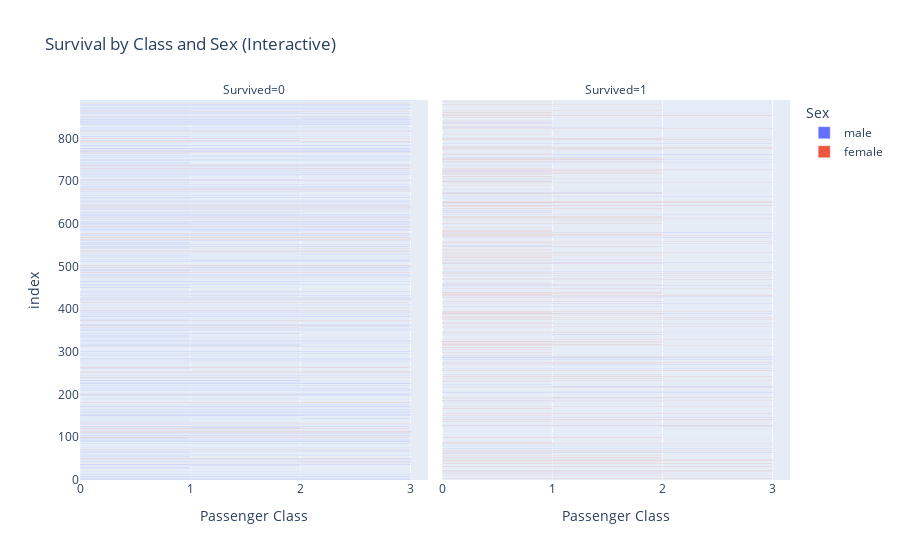
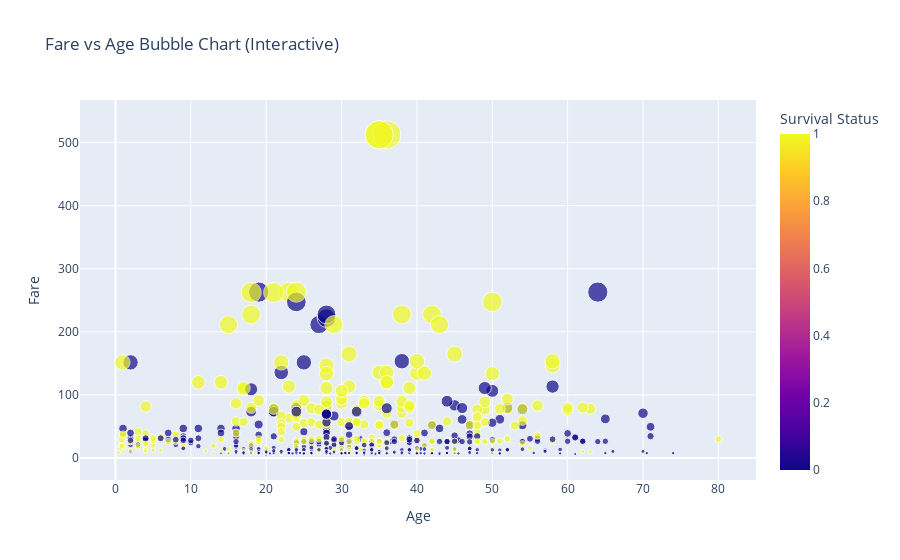
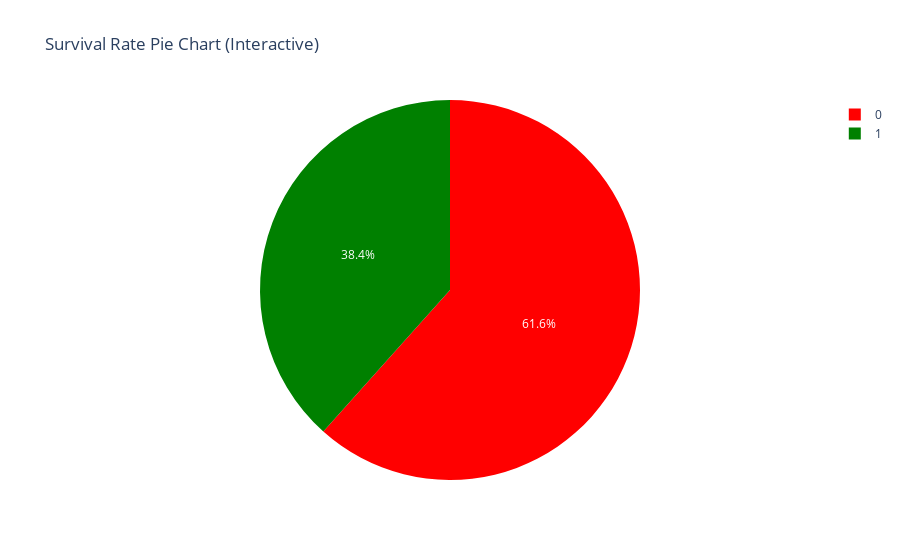
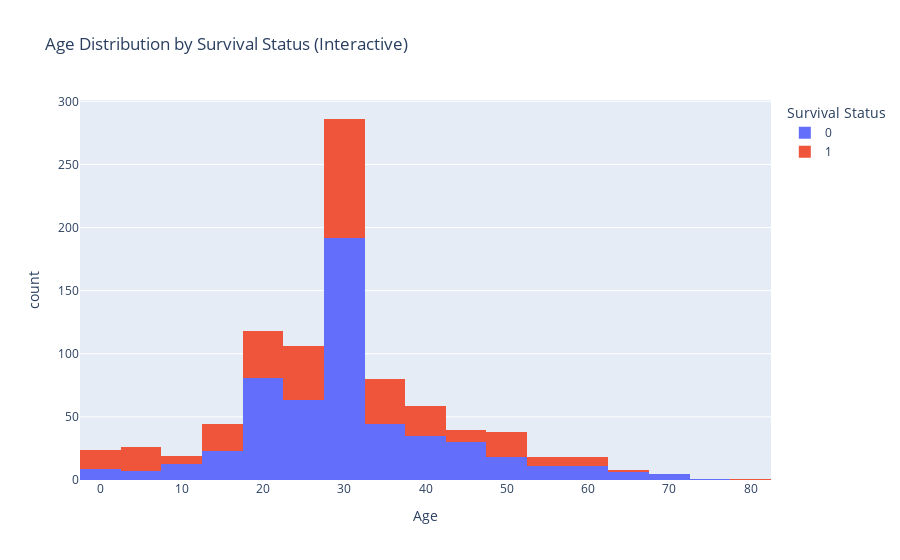

Notebook source saved alongside these figures, in order:
### Code cell
# Install Plotly if not already installed
# !pip install plotly

import plotly.express as px
import plotly.graph_objects as go

# 1. Interactive Survival by Class and Sex
fig1 = px.bar(
    df, 
    x="Pclass", 
    color="Sex", 
    barmode="group",
    facet_col="Survived",
    title="Survival by Class and Sex (Interactive)",
    labels={"Pclass": "Passenger Class", "count": "Number of Passengers"}
)
fig1.show()

# 2. Interactive Fare vs Age Bubble Chart
fig2 = px.scatter(
    df, 
    x="Age", 
    y="Fare", 
    size="Fare", 
    color="Survived",
    hover_name="Name",
    title="Fare vs Age Bubble Chart (Interactive)",
    labels={"Survived": "Survival Status"}
)
fig2.show()

# 3. Interactive Pie Chart for Survival Rate
survival_counts = df['Survived'].value_counts().reset_index()
survival_counts.columns = ['Survived', 'Count']
fig3 = px.pie(
    survival_counts, 
    names="Survived", 
    values="Count",
    title="Survival Rate Pie Chart (Interactive)",
    color="Survived",
    color_discrete_map={0: "red", 1: "green"}
)
fig3.show()

# 4. Interactive Histogram of Age
fig4 = px.histogram(
    df, 
    x="Age", 
    nbins=20, 
    color="Survived",
    title="Age Distribution by Survival Status (Interactive)",
    labels={"Survived": "Survival Status"}
)
fig4.show()

# 5. Interactive Grouped Analysis - Family Size
df['FamilySize'] = df['SibSp'] + df['Parch'] + 1
fig5 = px.histogram(
    df,
    x="FamilySize",
    color="Survived",
    barmode="group",
    title="Survival by Family Size (Interactive)"
)
fig5.show()

### Figure 1 — Plotly figure (JSON) as saved in the notebook; plotly's stock layout.template omitted (floating-point values rounded to 4 significant figures; data arrays with more than 128 entries replaced by an {"elided": "..."} marker saying what was removed)
{"data": [{"alignmentgroup": "True", "hovertemplate": "Sex=male<br>Survived=0<br>Passenger Class=%{x}<br>index=%{y}<extra></extra>", "legendgroup": "male", "marker": {"color": "#636efa", "pattern": {"shape": ""}}, "name": "male", "offsetgroup": "male", "orientation": "h", "showlegend": true, "textposition": "auto", "type": "bar", "x": {"elided": "468 int values"}, "xaxis": "x", "y": {"elided": "468 int values"}, "yaxis": "y"}, {"alignmentgroup": "True", "hovertemplate": "Sex=male<br>Survived=1<br>Passenger Class=%{x}<br>index=%{y}<extra></extra>", "legendgroup": "male", "marker": {"color": "#636efa", "pattern": {"shape": ""}}, "name": "male", "offsetgroup": "male", "orientation": "h", "showlegend": false, "textposition": "auto", "type": "bar", "x": [2, 2, 1, 3, 1, 3, 3, 2, 3, 1, 3, 3, 3, 3, 3, 2, 1, 2, 3, 3, 1, 3, 1, 2, 1, 3, 3, 3, 3, 3, 2, 1, 3, 1, 3, 2, 3, 1, 1, 3, 3, 2, 3, 3, 1, 3, 1, 1, 1, 1, 3, 1, 1, 3, 1, 3, 3, 1, 2, 2, 2, 1, 3, 3, 2, 1, 3, 1, 1, 1, 1, 1, 3, 1, 1, 3, 1, 1, 1, 3, 2, 1, 1, 1, 3, 1, 1, 3, 1, 1, 1, 1, 3, 3, 2, 3, 3, 1, 3, 3, 3, 2, 3, 2, 3, 1, 1, 3, 1], "xaxis": "x2", "y": [17, 21, 23, 36, 55, 65, 74, 78, 81, 97, 107, 125, 127, 146, 165, 183, 187, 193, 204, 207, 209, 220, 224, 226, 248, 261, 267, 271, 283, 286, 288, 298, 301, 305, 338, 340, 348, 370, 390, 391, 400, 407, 414, 429, 430, 444, 445, 447, 449, 453, 455, 460, 484, 489, 507, 509, 510, 512, 543, 547, 549, 550, 553, 569, 570, 572, 579, 587, 599, 604, 607, 621, 622, 630, 632, 643, 645, 647, 660, 664, 673, 679, 681, 690, 692, 701, 707, 709, 712, 724, 737, 740, 744, 751, 755, 762, 788, 802, 803, 804, 821, 827, 828, 831, 838, 839, 857, 869, 889], "yaxis": "y2"}, {"alignmentgroup": "True", "hovertemplate": "Sex=female<br>Survived=0<br>Passenger Class=%{x}<br>index=%{y}<extra></extra>", "legendgroup": "female", "marker": {"color": "#EF553B", "pattern": {"shape": ""}}, "name": "female", "offsetgroup": "female", "orientation": "h", "showlegend": true, "textposition": "auto", "type": "bar", "x": [3, 3, 3, 3, 3, 2, 3, 3, 3, 3, 3, 3, 3, 3, 3, 3, 3, 1, 3, 2, 3, 3, 3, 3, 3, 3, 3, 3, 3, 3, 1, 2, 2, 3, 3, 3, 3, 3, 3, 3, 3, 3, 3, 3, 3, 1, 3, 3, 3, 3, 3, 3, 3, 3, 3, 3, 3, 3, 3, 3, 3, 3, 3, 3, 3, 3, 3, 3, 3, 2, 3, 3, 3, 3, 3, 3, 2, 3, 3, 3, 3], "xaxis": "x", "y": [14, 18, 24, 38, 40, 41, 49, 71, 100, 111, 113, 114, 119, 132, 140, 147, 167, 177, 180, 199, 205, 229, 235, 240, 246, 251, 254, 264, 276, 293, 297, 312, 357, 362, 374, 396, 402, 404, 409, 415, 419, 423, 436, 474, 485, 498, 501, 502, 503, 534, 541, 542, 564, 567, 578, 593, 610, 617, 634, 638, 642, 654, 657, 678, 680, 702, 729, 736, 767, 772, 792, 799, 807, 813, 816, 852, 854, 863, 882, 885, 888], "yaxis": "y"}, {"alignmentgroup": "True", "hovertemplate": "Sex=female<br>Survived=1<br>Passenger Class=%{x}<br>index=%{y}<extra></extra>", "legendgroup": "female", "marker": {"color": "#EF553B", "pattern": {"shape": ""}}, "name": "female", "offsetgroup": "female", "orientation": "h", "showlegend": false, "textposition": "auto", "type": "bar", "x": {"elided": "233 int values"}, "xaxis": "x2", "y": {"elided": "233 int values"}, "yaxis": "y2"}], "layout": {"annotations": [{"font": {}, "showarrow": false, "text": "Survived=0", "x": 0.245, "xanchor": "center", "xref": "paper", "y": 1, "yanchor": "bottom", "yref": "paper"}, {"font": {}, "showarrow": false, "text": "Survived=1", "x": 0.755, "xanchor": "center", "xref": "paper", "y": 1, "yanchor": "bottom", "yref": "paper"}], "barmode": "group", "legend": {"title": {"text": "Sex"}, "tracegroupgap": 0}, "title": {"text": "Survival by Class and Sex (Interactive)"}, "xaxis": {"anchor": "y", "domain": [0, 0.49], "title": {"text": "Passenger Class"}}, "xaxis2": {"anchor": "y2", "domain": [0.51, 1], "matches": "x", "title": {"text": "Passenger Class"}}, "yaxis": {"anchor": "x", "domain": [0, 1], "title": {"text": "index"}}, "yaxis2": {"anchor": "x2", "domain": [0, 1], "matches": "y", "showticklabels": false}}}

### Figure 2 — Plotly figure (JSON) as saved in the notebook; plotly's stock layout.template omitted (floating-point values rounded to 4 significant figures; data arrays with more than 128 entries replaced by an {"elided": "..."} marker saying what was removed)
{"data": [{"hovertemplate": "<b>%{hovertext}</b><br><br>Age=%{x}<br>Fare=%{marker.size}<br>Survival Status=%{marker.color}<extra></extra>", "hovertext": {"elided": "891 str values"}, "legendgroup": "", "marker": {"color": {"elided": "891 int values"}, "coloraxis": "coloraxis", "size": {"elided": "891 float values"}, "sizemode": "area", "sizeref": 1.281, "symbol": "circle"}, "mode": "markers", "name": "", "orientation": "v", "showlegend": false, "type": "scatter", "x": {"elided": "891 float values"}, "xaxis": "x", "y": {"elided": "891 float values"}, "yaxis": "y"}], "layout": {"coloraxis": {"colorbar": {"title": {"text": "Survival Status"}}, "colorscale": [[0, "#0d0887"], [0.1111, "#46039f"], [0.2222, "#7201a8"], [0.3333, "#9c179e"], [0.4444, "#bd3786"], [0.5556, "#d8576b"], [0.6667, "#ed7953"], [0.7778, "#fb9f3a"], [0.8889, "#fdca26"], [1, "#f0f921"]]}, "legend": {"itemsizing": "constant", "tracegroupgap": 0}, "title": {"text": "Fare vs Age Bubble Chart (Interactive)"}, "xaxis": {"anchor": "y", "domain": [0, 1], "title": {"text": "Age"}}, "yaxis": {"anchor": "x", "domain": [0, 1], "title": {"text": "Fare"}}}}

### Figure 3 — Plotly figure (JSON) as saved in the notebook; plotly's stock layout.template omitted (floating-point values rounded to 4 significant figures)
{"data": [{"customdata": [[0], [1]], "domain": {"x": [0, 1], "y": [0, 1]}, "hovertemplate": "Survived=%{customdata[0]}<br>Count=%{value}<extra></extra>", "labels": [0, 1], "legendgroup": "", "marker": {"colors": ["red", "green"]}, "name": "", "showlegend": true, "type": "pie", "values": [549, 342]}], "layout": {"legend": {"tracegroupgap": 0}, "title": {"text": "Survival Rate Pie Chart (Interactive)"}}}

### Figure 4 — Plotly figure (JSON) as saved in the notebook; plotly's stock layout.template omitted (floating-point values rounded to 4 significant figures; data arrays with more than 128 entries replaced by an {"elided": "..."} marker saying what was removed)
{"data": [{"alignmentgroup": "True", "bingroup": "x", "hovertemplate": "Survival Status=0<br>Age=%{x}<br>count=%{y}<extra></extra>", "legendgroup": "0", "marker": {"color": "#636efa", "pattern": {"shape": ""}}, "name": "0", "nbinsx": 20, "offsetgroup": "0", "orientation": "v", "showlegend": true, "type": "histogram", "x": {"elided": "549 float values"}, "xaxis": "x", "yaxis": "y"}, {"alignmentgroup": "True", "bingroup": "x", "hovertemplate": "Survival Status=1<br>Age=%{x}<br>count=%{y}<extra></extra>", "legendgroup": "1", "marker": {"color": "#EF553B", "pattern": {"shape": ""}}, "name": "1", "nbinsx": 20, "offsetgroup": "1", "orientation": "v", "showlegend": true, "type": "histogram", "x": {"elided": "342 float values"}, "xaxis": "x", "yaxis": "y"}], "layout": {"barmode": "relative", "legend": {"title": {"text": "Survival Status"}, "tracegroupgap": 0}, "title": {"text": "Age Distribution by Survival Status (Interactive)"}, "xaxis": {"anchor": "y", "domain": [0, 1], "title": {"text": "Age"}}, "yaxis": {"anchor": "x", "domain": [0, 1], "title": {"text": "count"}}}}
